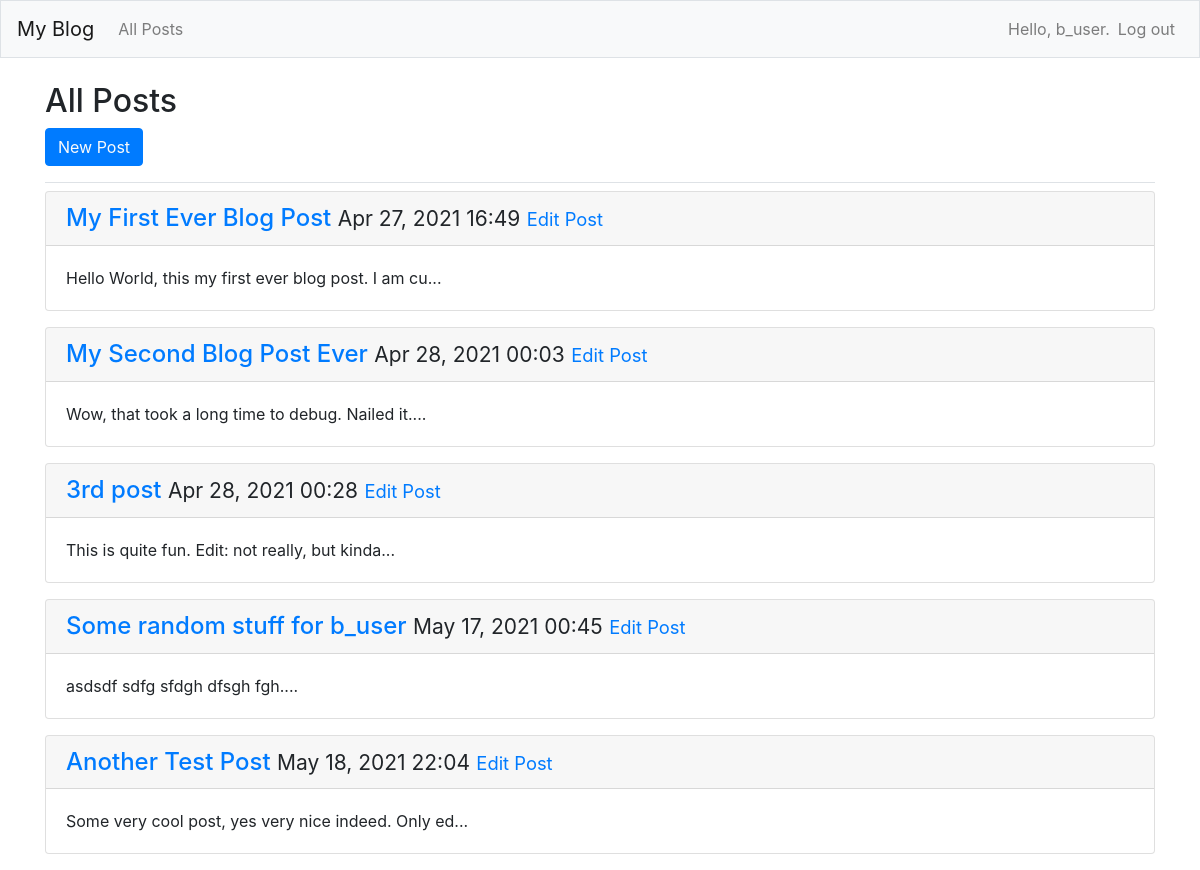
The page /blog_posts/ (signed in) on the database its author committed.
### blogs/models.py (models this page shows, shortened)
class BlogPost(models.Model):
    title = models.CharField(max_length=200)
    text = models.TextField()
    date_added = models.DateTimeField(auto_now_add=True)
    owner = models.ForeignKey(User, on_delete=models.CASCADE)

### blogs/views.py (the view)
# urls.py: path("blog_posts/", views.blog_posts, name="blog_posts"),
def blog_posts(request):
    blog_posts = BlogPost.objects.order_by("date_added")
    context = {'blog_posts': blog_posts}
    return render(request, "blogs/blog_posts.html", context)

### blogs/templates/blogs/blog_posts.html
{% extends "blogs/base.html" %}
{% load bootstrap4 %}
{% block page_header %}
	<h2>All Posts</h2>
	<h4>
		{% buttons %}
			<button name="new-post" class="btn btn-primary">
				<a href="{% url 'blogs:new_blog_post' %}" style="color: rgb(250, 250, 250)">New Post</a>
			</button>
		{% endbuttons %}
	</h4>
{% endblock page_header %}
{% block content %}
	{% for blog_post in blog_posts %}
		<div class="card mb-3">
			<h4 class="card-header">
				<a href="{% url 'blogs:post' blog_post.id %}">{{ blog_post.title }}</a>
				<small>{{ blog_post.date_added|date:'M d, Y H:i' }}</small>
				<small>
					<small>
						<a href="{% url 'blogs:edit_blog_post' blog_post.id %}">Edit Post</a>
					</small>
				</small>
			</h4>
			<div class="card-body">
				{{ blog_post.text|slice:":50" }}...
			</div>
		</div>
	{% empty %}
		<p>You have nothing posted at the moment.</p>
	{% endfor %}
{%endblock content%}

### blogs/templates/blogs/base.html (shortened to what this page needs)
{% load bootstrap4 %}
<!doctype html>
<html lang="en">
	<head>
		{% bootstrap_css %}
	</head>
	<body>
		<nav class="navbar navbar-expand-md navbar-light bg-light mb-4 border">
			<a href="{% url 'blogs:index' %}" class="navbar-brand">My Blog</a>
			<div class="collapse navbar-collapse" id="navbarCollapse">
				<ul class="navbar-nav mr-auto">
					<li class="nav-item"><a href="{% url 'blogs:blog_posts' %}" class="nav-link">All Posts</a></li>
				</ul>
				<ul class="navbar-nav ml-auto">
					{% if user.is_authenticated %}
						<li class="nav-item"><span class="navbar-text">Hello, {{ user.username  }}.</span></li>
						<li class="nav-item"><a href="{% url 'users:logout' %}" class="nav-link">Log out</a></li>
					{% else %}
						<li class="nav-item"><a href="{% url 'users:register' %}" class="nav-link">Register</a></li>
						<li class="nav-item"><a href="{% url 'users:login' %}" class="nav-link">Log in</a></li>
					{% endif %}
				</ul>
			</div>
		</nav>
		<main role="main" class="container">
			<div class="pb-2 mb-2 border-bottom">
				{% block page_header %}{% endblock page_header %}
			</div>
			<div>
				{% block content %}{% endblock content %}
			</div>
		</main>
	</body>
</html>

### rows shown on the page
BlogPost: title "My First Ever Blog Post", date_added "Apr 27, 2021 16:49", text "Hello World, this my first ever blog post. I am cu"
BlogPost: title "My Second Blog Post Ever", date_added "Apr 28, 2021 00:03", text "Wow, that took a long time to debug. Nailed it."
BlogPost: title "3rd post", date_added "Apr 28, 2021 00:28", text "This is quite fun. Edit: not really, but kinda"
BlogPost: title "Some random stuff for b_user", date_added "May 17, 2021 00:45", text "asdsdf sdfg sfdgh dfsgh fgh."
BlogPost: title "Another Test Post", date_added "May 18, 2021 22:04", text "Some very cool post, yes very nice indeed. Only ed"

### other values the page prints
{{ user.username }} "b_user"
